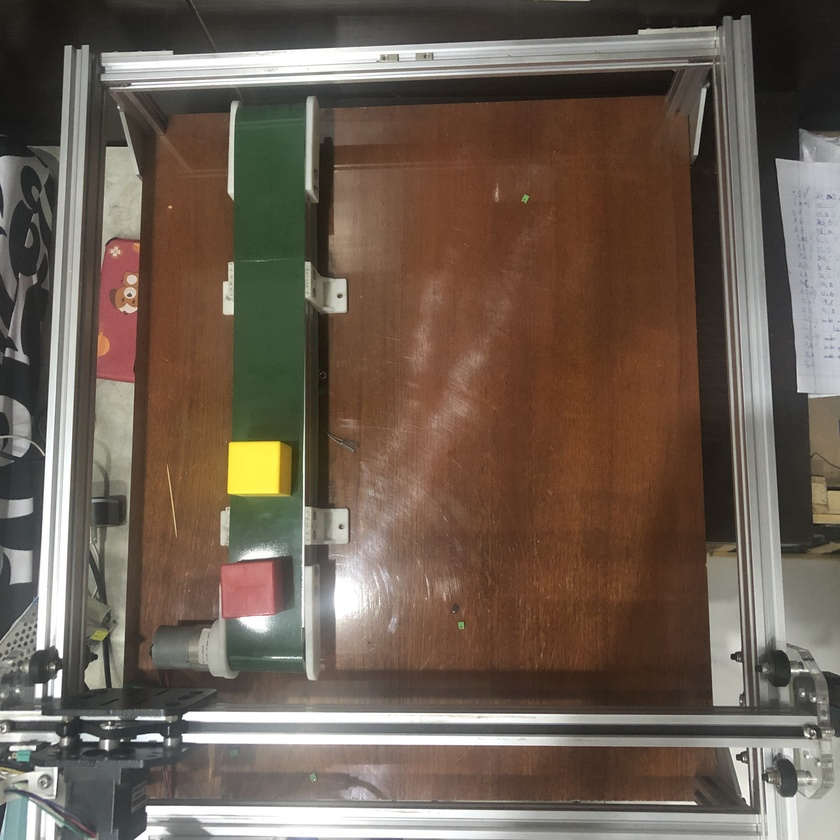
#> input picture src/test_image_fol/subject_1.jpg, 840 x 840 px, shrunk from 2560 x 2560 before the run, given in place of the camera
$ python Color_detec_test.py
#> lines starting #> are read from the running program, lines starting #| are printed output that depends on the picture; after the words box and inside, x2 and y2 are one past the last pixel; in counts of white or black regions, pixels touching at a corner belong together
# Python code for Multiple Color Detection
# import cap as cap
import numpy as np
import cv2
import imutils

webcam = cv2.VideoCapture(0)

def get_center(image):
    gray = cv2.cvtColor(image, cv2.COLOR_BGR2GRAY)
    blurred = cv2.GaussianBlur(gray, (5, 5), 0)
    thresh = cv2.threshold(blurred, 60, 255, cv2.THRESH_BINARY)[1]
    cnts = cv2.findContours(thresh.copy(), cv2.RETR_EXTERNAL, cv2.CHAIN_APPROX_SIMPLE)
    cnts = imutils.grab_contours(cnts)
    for c in cnts:
        # compute the center of the contour
        M = cv2.moments(c)
        cX = int(M["m10"] / M["m00"])
        cY = int(M["m01"] / M["m00"])
    print(cX)
    print(cY)

while 1:
    _, imageFrame = webcam.read()
#> imageFrame is the input picture: shape (840, 840, 3); mean B, G, R 82.9, 95.3, 109.7
    hsvFrame = cv2.cvtColor(imageFrame, cv2.COLOR_BGR2HSV)
#> hsvFrame: shape (840, 840, 3); mean H, S, V 27.7, 73, 111.2

    red_lower = np.array([136, 87, 111], np.uint8)
    red_upper = np.array([180, 255, 255], np.uint8)
    red_mask = cv2.inRange(hsvFrame, red_lower, red_upper)
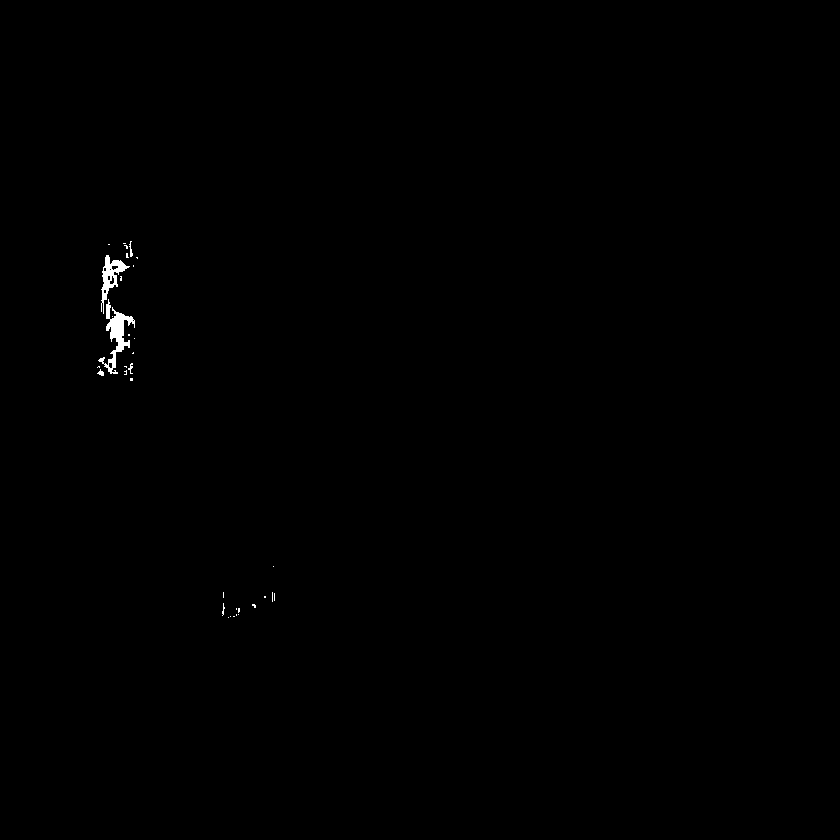
#> red_mask: shape (840, 840); 0.22% white; 34 white regions (29 under 20 px), largest, box (x1, y1, x2, y2) and area: (98, 299, 135, 374) 796, (101, 255, 130, 314) 521, (129, 241, 133, 257) 30, (97, 369, 104, 376) 27, (128, 363, 133, 374) 25

    green_lower = np.array([25, 52, 72], np.uint8)
    green_upper = np.array([102, 255, 255], np.uint8)
    green_mask = cv2.inRange(hsvFrame, green_lower, green_upper)
#> green_mask: shape (840, 840); 4% white; 76 white regions (62 under 20 px), largest, box (x1, y1, x2, y2) and area: (228, 108, 308, 536) 26849, (18, 793, 27, 840) 245, (90, 628, 110, 642) 173

    blue_lower = np.array([94, 80, 2], np.uint8)
    blue_upper = np.array([120, 255, 255], np.uint8)
    blue_mask = cv2.inRange(hsvFrame, blue_lower, blue_upper)
#> blue_mask: shape (840, 840); 0% white in thin lines or dots, all inside (x1, y1, x2, y2) = (1, 824, 2, 825)

    kernal = np.ones((5, 5), "uint8")

    red_mask = cv2.dilate(red_mask, kernal)
#> red_mask: shape (840, 840); 0.54% white; 9 white regions, largest, box (x1, y1, x2, y2) and area: (95, 239, 140, 378) 3037, (220, 601, 242, 620) 235, (122, 361, 135, 383) 230
    res_red = cv2.bitwise_and(imageFrame, imageFrame, mask=red_mask)

    green_mask = cv2.dilate(green_mask, kernal)
#> green_mask: shape (840, 840); 4.9% white; 26 white regions, largest, box (x1, y1, x2, y2) and area: (226, 106, 322, 538) 31419, (13, 791, 29, 840) 539, (88, 626, 112, 644) 330
    res_green = cv2.bitwise_and(imageFrame, imageFrame, mask=green_mask)
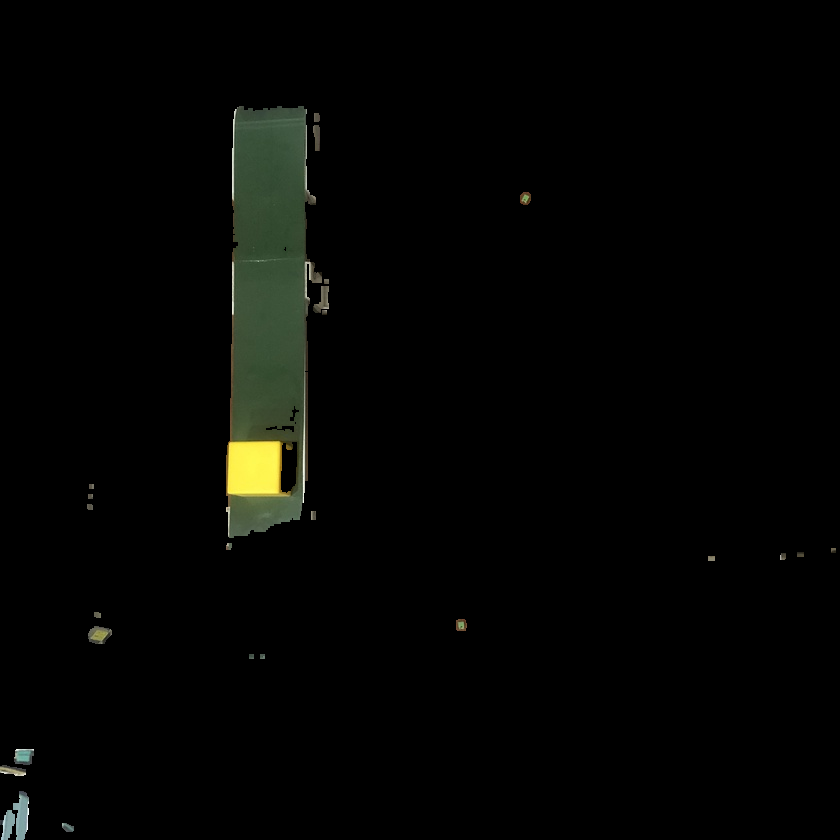
#> res_green: shape (840, 840, 3); mean B, G, R 3.1, 4.8, 4.2

    blue_mask = cv2.dilate(blue_mask, kernal)
#> blue_mask: shape (840, 840); 0% white; 1 white region
    res_blue = cv2.bitwise_and(imageFrame, imageFrame, mask=blue_mask)

    contours, hierarchy = cv2.findContours(red_mask, cv2.RETR_TREE, cv2.CHAIN_APPROX_SIMPLE)
#> contours = 9 contours, 1 with area under 20; largest, box (x1, y1, x2, y2) and area: (95, 239, 140, 378) 2795, (122, 361, 135, 383) 198, (220, 601, 242, 620) 190, (270, 590, 277, 604) 75, (250, 602, 258, 610) 45, (221, 590, 226, 600) 36, (262, 594, 268, 600) 25, (106, 242, 112, 247) 20

    for pic, contour in enumerate(contours):
        area = cv2.contourArea(contour)
        if area > 300:
            x, y, w, h = cv2.boundingRect(contour)
            imageFrame = cv2.rectangle(imageFrame, (x, y), (x + w, y + h), (0, 0, 255), 2)
            cv2.putText(imageFrame, "Red Colour", (x, y), cv2.FONT_HERSHEY_SIMPLEX, 1.0, (0, 0, 255))
#> this loop made 9 passes
#> (area, x, y, w, h) on pass 9: (2795, 95, 239, 45, 139)
#> area on passes 1, 2, 4, 7: 45, 190, 75, 197.5
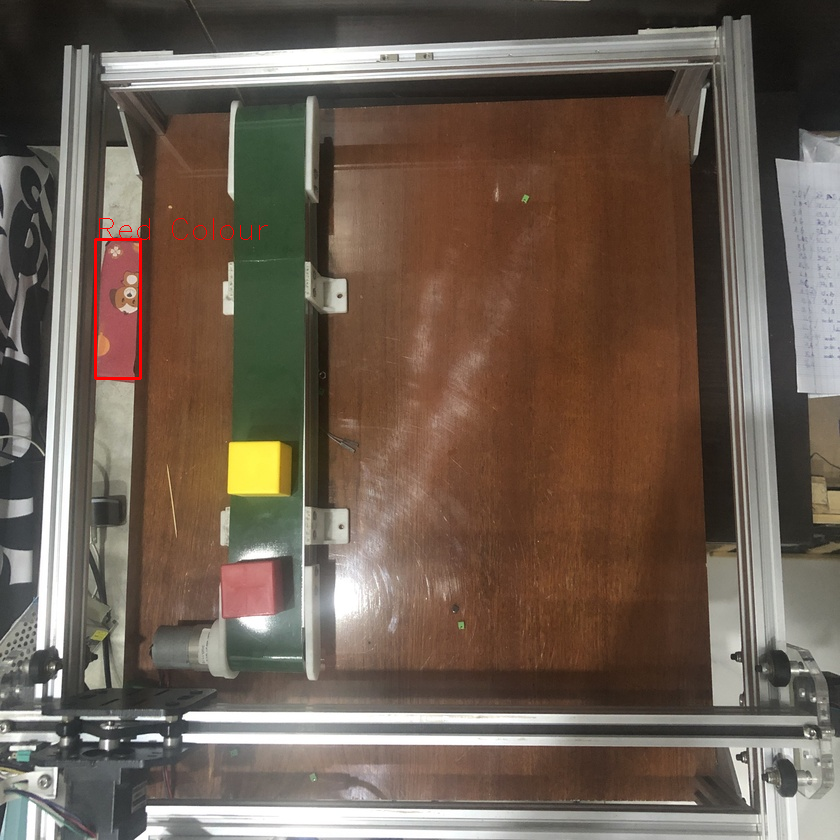
#> imageFrame: shape (840, 840, 3); 0.21% of pixels changed, all inside (x1, y1, x2, y2) = (94, 218, 268, 380)

    contours, hierarchy = cv2.findContours(green_mask, cv2.RETR_TREE, cv2.CHAIN_APPROX_SIMPLE)
#> contours = 32 contours, 9 with area under 20; largest, box (x1, y1, x2, y2) and area: (226, 106, 322, 538) 31652, (280, 441, 298, 494) 722, (13, 791, 29, 840) 480, (88, 626, 112, 644) 298, (0, 810, 15, 840) 252

    for pic, contour in enumerate(contours):
        area = cv2.contourArea(contour)
        if area > 300:
            x, y, w, h = cv2.boundingRect(contour)
            imageFrame = cv2.rectangle(imageFrame, (x, y), (x + w, y + h), (0, 255, 0), 2)
            # print(cv2.boxPoints(imageFrame))
            cv2.putText(imageFrame, "Green Colour", (x, y), cv2.FONT_HERSHEY_SIMPLEX, 1.0, (0, 255, 0))
#> this loop made 32 passes
#> (area, x, y, w, h) on passes 3, 26, 27: (479.5, 13, 791, 16, 49), (31652.5, 226, 106, 96, 432), (722, 280, 441, 18, 53)
#> area on passes 1, 2, 4, 5, 8, 9: 66, 252, 169.5, 248, 298, 101.5
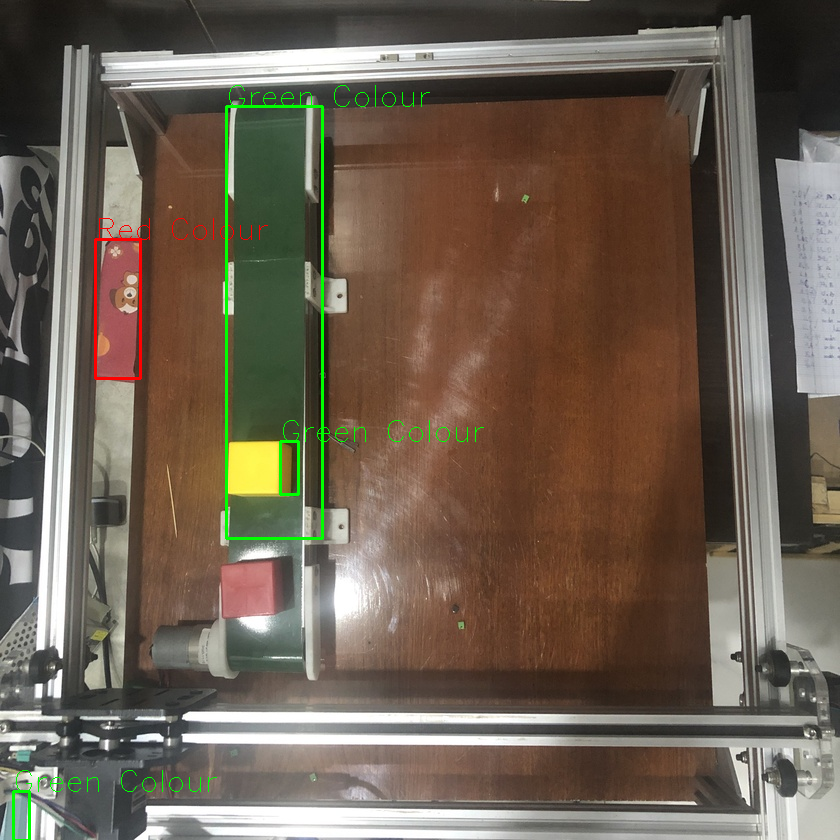
#> imageFrame: shape (840, 840, 3); mean B, G, R 82.2, 96.3, 109.3

    contours, hierarchy = cv2.findContours(blue_mask, cv2.RETR_TREE, cv2.CHAIN_APPROX_SIMPLE)
#> contours = [[[0, 822], [0, 826], [3, 826], [3, 822]]]
    for pic, contour in enumerate(contours):
        area = cv2.contourArea(contour)
        if area > 300:
            x, y, w, h = cv2.boundingRect(contour)
            imageFrame = cv2.rectangle(imageFrame, (x, y), (x + w, y + h), (255, 0, 0), 2)
            cv2.putText(imageFrame, "Blue Colour", (x, y), cv2.FONT_HERSHEY_SIMPLEX, 1.0, (255, 0, 0))
#> this loop made 1 pass
#> (pic, contour, area) on pass 1: (0, [[0, 822], [0, 826], [3, 826], [3, 822]], 12)

    get_center(imageFrame)
#> in get_center, `gray = cv2.cvtColor(image, cv2.COLOR_BGR2GRAY)`:
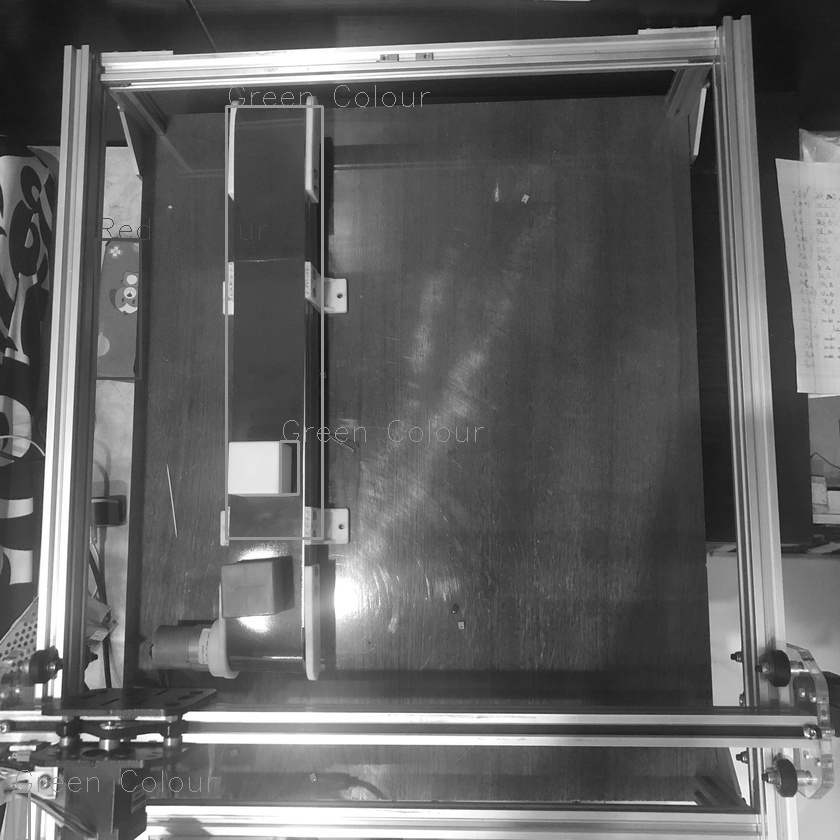
#> gray: shape (840, 840); min 1, max 255, mean 98.6
#> in get_center, `thresh = cv2.threshold(blurred, 60, 255, cv2.THRESH_BINARY)[1]`:
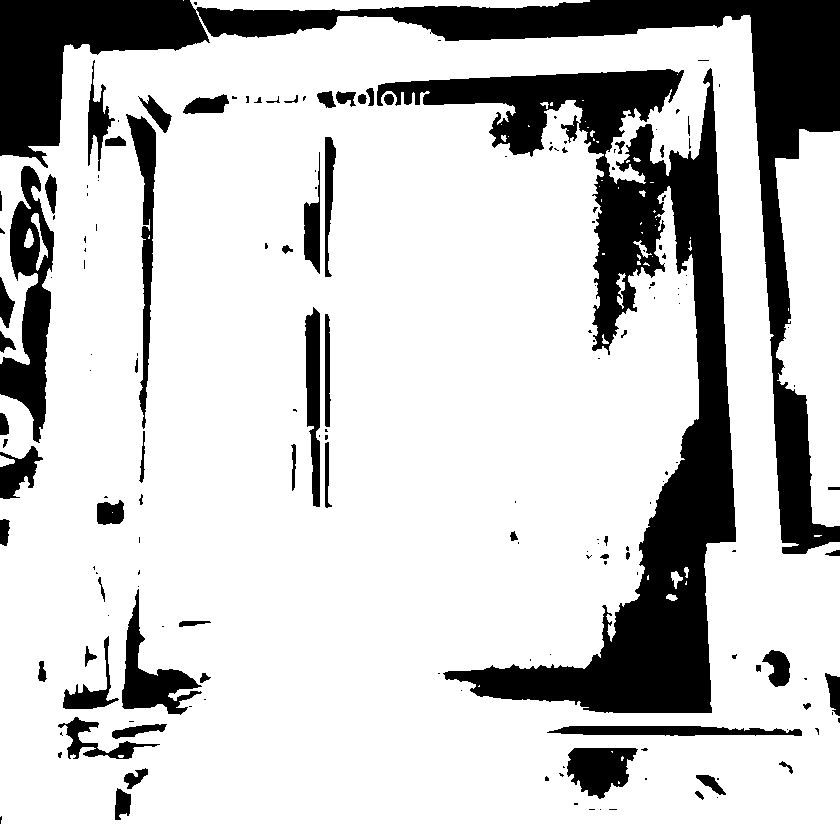
#> thresh: shape (840, 840); 79.1% white; 175 black regions (110 under 20 px)
#> in get_center, `cnts = cv2.findContours(thresh.copy(), cv2.RETR_EXTERNAL, cv2.CHAIN_AP..`: cnts = 8 contours, 3 with area under 20; largest, box (x1, y1, x2, y2) and area: (0, 0, 840, 840) 622266, (775, 129, 840, 527) 18056, (31, 213, 48, 271) 220, (24, 228, 34, 248) 109, (0, 455, 15, 467) 90
#> the loop in get_center, `for c in cnts:` made 3 passes
#> (cX, cY) on passes 1 to 2: (816, 535), (5, 460)
#> c on pass 3: [[788, 308], [788, 310]]
#> (the run stopped early here; a loop or call above may not have finished)
